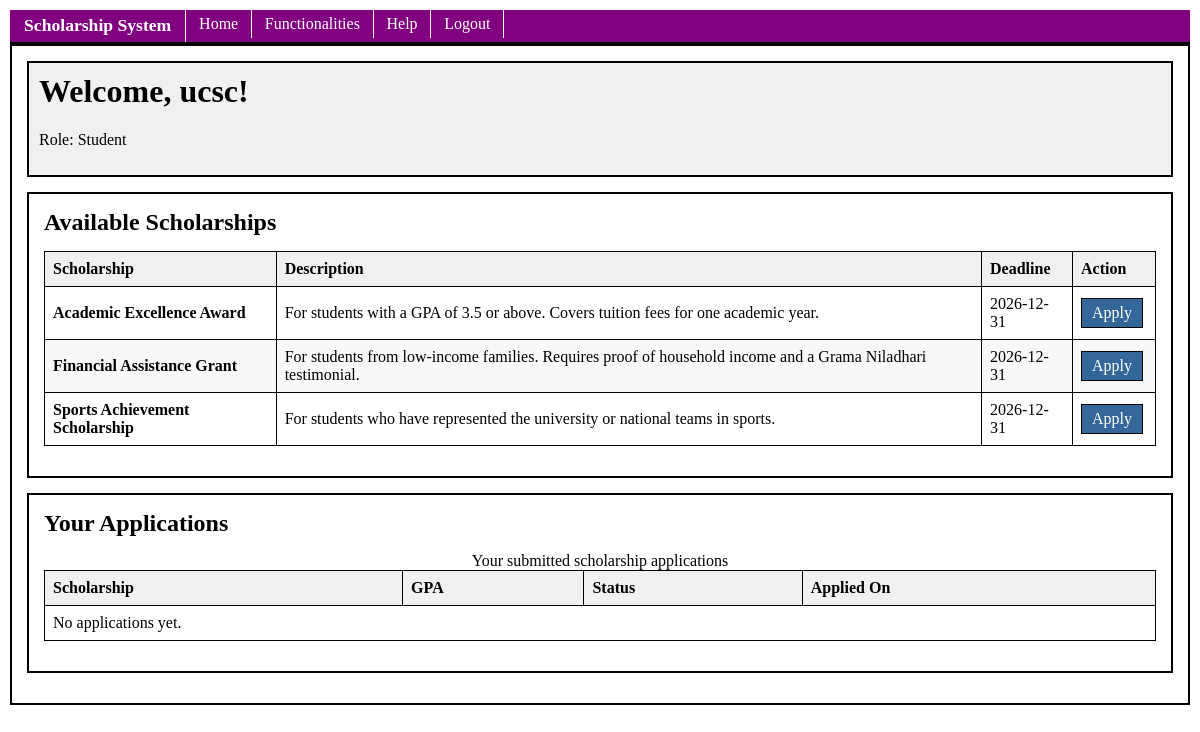
/public/home.php (signed in), run on the app's committed database.
### tables this page shows
CREATE TABLE IF NOT EXISTS scholarships (
    id INT AUTO_INCREMENT PRIMARY KEY,
    name VARCHAR(150) NOT NULL,
    description TEXT,
    deadline DATE,
    created_at TIMESTAMP DEFAULT CURRENT_TIMESTAMP
);

### public/home.php (the view, shortened to what this page needs)
<?php
require_once '../config/db.php';
$isLoggedIn = isset($_SESSION['user_id']);
$username = $isLoggedIn ? $_SESSION['username'] : 'Guest';
$isStudent = $isLoggedIn && $_SESSION['role'] === 'student';
$selectedScholarship = null;
$allScholarships = $conn->query("SELECT * FROM scholarships ORDER BY id ASC")->fetchAll();
$applications = [];
$userProfile = [];
if ($isStudent) {
    $stmt = $conn->prepare("SELECT ss.*, s.name AS scholarship_name FROM student_scholarships ss INNER JOIN scholarships s ON ss.scholarship_id = s.id WHERE ss.student_id = ? ORDER BY ss.applied_at DESC");
    $stmt->execute([$_SESSION['user_id']]);
    $applications = $stmt->fetchAll();
    $profStmt = $conn->prepare("SELECT full_name, name_with_initials, dob, gender FROM students WHERE user_id = ?");
    $profStmt->execute([$_SESSION['user_id']]);
    $userProfile = $profStmt->fetch();
}
require_once '../includes/header.php';
?>
    <div class="container">
        <div class="dashboard-header">
            <?php if ($isLoggedIn): ?>
                <h1>Welcome, <?php echo htmlspecialchars($username); ?>!</h1>
                <p>Role: <?php echo ucfirst($_SESSION['role']); ?></p>
            <?php else: ?>
                <h1>Welcome to the Scholarship Management System</h1>
                <p>Please login or register to apply for scholarships.</p>
            <?php endif; ?>
        </div>
        <?php if ($isLoggedIn): ?>
            <?php if ($isStudent): ?>
                <?php if ($selectedScholarship): ?>
                    <div class="content-page">
                        <h2>Apply for: <?php echo htmlspecialchars($selectedScholarship['name']); ?></h2>
                        <p><?php echo htmlspecialchars($selectedScholarship['description']); ?></p>
                        <?php if ($selectedScholarship['deadline']): ?>
                            <p><strong>Deadline:</strong> <?php echo htmlspecialchars($selectedScholarship['deadline']); ?></p>
                        <?php endif; ?>
                        <hr>
                        <form name="appForm" action="home.php" method="POST" onsubmit="return checkApplication()">
                            <input type="hidden" name="apply" value="1">
                            <input type="hidden" name="scholarship_id" value="<?php echo $selectedScholarship['id']; ?>">
                            <div class="form-group">
                                <label>Full Name</label>
                                <input type="text" name="full_name" value="<?php echo htmlspecialchars($userProfile['full_name']); ?>" required>
                            </div>
                            <div class="form-group">
                                <label>Name with Initials</label>
                                <input type="text" name="name_with_initials" value="<?php echo htmlspecialchars($userProfile['name_with_initials']); ?>" required>
                            </div>
                            <div class="form-group">
                                <label>Date of Birth</label>
                                <input type="date" name="dob" value="<?php echo htmlspecialchars($userProfile['dob']); ?>" required>
                            </div>
                            <div class="form-group">
                                <label>Gender</label>
                                <select name="gender" required>
                                    <option value="">-- Select --</option>
                                    <option value="Male" <?php if($userProfile['gender'] === 'Male') echo 'selected'; ?>>Male</option>
                                    <option value="Female" <?php if($userProfile['gender'] === 'Female') echo 'selected'; ?>>Female</option>
                                    <option value="Other" <?php if($userProfile['gender'] === 'Other') echo 'selected'; ?>>Other</option>
                                </select>
                            </div>
                            <hr>
                            <div class="form-group">
                                <label>Parents' Annual Income (Rs.)</label>
                                <input type="number" step="0.01" id="appIncome" name="parents_income">
                            </div>
                            <div class="form-group">
                                <label>Parents' Occupation</label>
                                <input type="text" id="appOccupation" name="parents_occupation">
                            </div>
                            <div class="form-group">
                                <label>Purpose of Request</label>
                                <input type="text" id="appPurpose" name="purpose">
                            </div>
                            <div class="form-group">
                                <label>Current <abbr title="Grade Point Average">GPA</abbr> (0.00 - 4.00)</label>
                                <input type="number" step="0.01" min="0" max="4.0" id="appGpa" name="gpa">
                            </div>
                            <div class="form-group">
                                <label>Permanent Address</label>
                                <textarea name="permanent_address" id="appAddress" rows="2"></textarea>
                            </div>
                            <div class="form-group">
                                <label><abbr title="National Identity Card">NIC</abbr> Number</label>
                                <input type="text" id="appNic" name="nic">
                            </div>
                            <div class="form-group">
                                <label>Contact Number</label>
                                <input type="text" id="appContact" name="contact_numbers">
                            </div>
                            <div class="form-group">
                                <label>Additional Description</label>
                                <textarea name="description" id="appDesc" rows="3"></textarea>
                            </div>
                            <div class="form-group">
                                <label>
                                    <input type="checkbox" id="appTestimonial" name="testimonial_checked">
                                    I confirm that I have a testimonial from a Grama Niladhari or authorized personnel.
                                </label>
                            </div>
                            <button type="submit" class="btn btn-primary">Submit Application</button>
                            <a href="home.php" class="btn">Back to Scholarships</a>
                        </form>
                    </div>
                <?php else: ?>
                    <div class="content-page">
                        <h2>Available Scholarships</h2>
                        <?php if (empty($allScholarships)): ?>
                            <p>No scholarships are currently available.</p>
                        <?php else: ?>
                            <table>
                                <thead>
                                    <tr>
                                        <th>Scholarship</th>
                                        <th>Description</th>
                                        <th>Deadline</th>
                                        <th>Action</th>
                                    </tr>
                                </thead>
                                <tbody>
                                    <?php foreach ($allScholarships as $sch): ?>
                                    <tr>
                                        <td><strong><?php echo htmlspecialchars($sch['name']); ?></strong></td>
                                        <td><?php echo htmlspecialchars($sch['description']); ?></td>
                                        <td><?php echo htmlspecialchars($sch['deadline']); ?></td>
                                        <td><a href="home.php?sid=<?php echo $sch['id']; ?>" class="btn btn-primary">Apply</a></td>
                                    </tr>
                                    <?php endforeach; ?>
                                </tbody>
                            </table>
                        <?php endif; ?>
                    </div>
                <?php endif; ?>
                <div class="table-container">
                    <h2>Your Applications</h2>
                    <table>
                        <caption>Your submitted scholarship applications</caption>
                        <thead>
                            <tr>
                                <th>Scholarship</th>
                                <th>GPA</th>
                                <th>Status</th>
                                <th>Applied On</th>
                            </tr>
                        </thead>
                        <tbody>
                            <?php if (count($applications) === 0): ?>
                            <tr><td colspan="4">No applications yet.</td></tr>
                            <?php endif; ?>
                        </tbody>
                    </table>
                </div>
            <?php endif; ?>
        <?php endif; ?>
    </div>
<?php require_once '../includes/footer.php'; ?>

### public/css/style.css (style rules this page uses)
body { background-color: #ffffff; color: #000000; margin: 0; padding: 10px; }
.container, .content-page, .table-container { border: 2px solid #000000; padding: 15px; margin-bottom: 15px; }
h1, h2, h3 { margin-top: 0; margin-bottom: 10px; padding-bottom: 5px; }
.btn, .btn-primary, .btn-danger { box-sizing: border-box; font-family: inherit; font-size: inherit; line-height: normal; vertical-align: middle; }
.btn { border: 1px solid #000000; background-color: #e0e0e0; color: #000000; padding: 5px 10px; text-decoration: none; display: inline-block; cursor: pointer; margin-right: 4px; }
.btn-primary { border: 1px solid #000000; background-color: #336699; color: #ffffff; padding: 5px 10px; text-decoration: none; display: inline-block; cursor: pointer; margin-right: 4px; }
table { width: 100%; border-collapse: collapse; margin-bottom: 15px; }
table th, table td { border: 1px solid #000000; padding: 8px; text-align: left; }
table th { background-color: #f0f0f0; font-weight: bold; }
tbody tr:nth-child(even) { background-color: #f8f8f8; }
.dashboard-header { border: 2px solid #000000; padding: 10px; margin-bottom: 15px; background-color: #f0f0f0; }

### data on the page
scholarships: name "Academic Excellence Award", description "For students with a GPA of 3.5 or above. Covers tuition fees for one academic year.", deadline "2026-12-31"
scholarships: name "Financial Assistance Grant", description "For students from low-income families. Requires proof of household income and a Grama Niladhari testimonial.", deadline "2026-12-31"
scholarships: name "Sports Achievement Scholarship", description "For students who have represented the university or national teams in sports.", deadline "2026-12-31"

### other printed values
$username "ucsc"
$_SESSION['role'] "Student"
